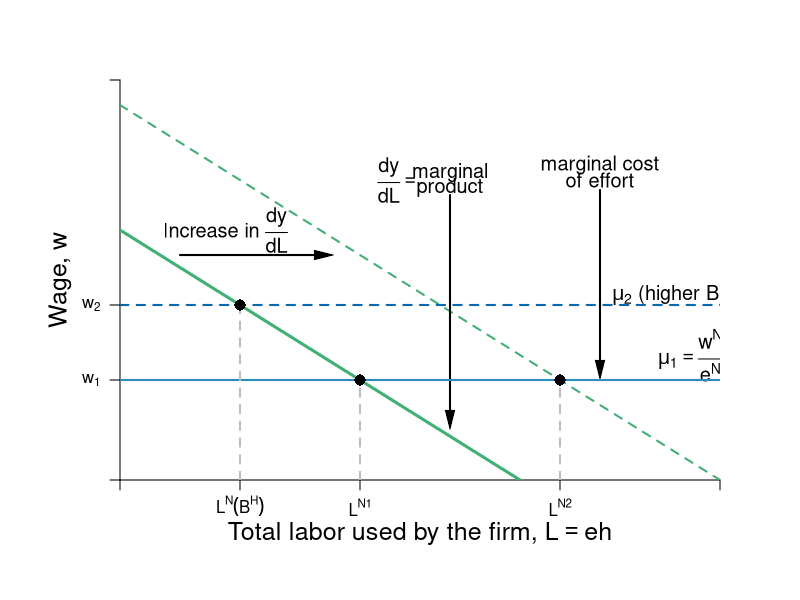

The R source for this figure:
require(shape)
pdf(file = "employment/employment_mrp_effort.pdf", width = 9, height = 7)

#Set parameters for graphics
axislabelsize <- 1.5
labelsize <- 1.2
graphlinewidth <- 3
segmentlinewidth <- 2

COL <- c("#7fc97f", "#beaed4", "#fdc086", "#ffff99", "#386cb0", "#f0027f", "#bf5b17", "#666666")
COLA <- c("#e0f3db", "#99d8c9","#66c2a4","#41ae76", "#238b45", "#005824")
COLB <- c("#c6dbef", "#4eb3d3", "#2b8cbe", "#0868ac","#084081")
COLC <- c("#fcfbfd", "#efedf5", "#dadaeb", "#bcbddc", "#9e9ac8", "#807dba", "#6a51a3", "#54278f", "#3f007d")

par(mar =  c(6, 6, 4, 4))

mrpL <- function(l, pmax = 20, s = 0.75) {
  pmax - s*l
}


xlims <- c(0, 20)
ylims <- c(0, 16)

npts <- 501 
x <- seq(xlims[1], xlims[2], length.out = npts)
y <- seq(ylims[1], ylims[2], length.out = npts) 
a <- c(46.08, 55, 64)
b <- c(46.08, 55, 64)

plot(0, 0, xlim = xlims, ylim = ylims, type = "n",
     xlab = expression(paste("")),
     ylab = expression(paste("")), 
     xaxt = "n", 
     yaxt = "n", 
     cex.lab = axislabelsize, 
     bty = "n",
     xaxs="i", 
     yaxs="i")

# ticksy <- seq(from = 0, to = ylims[2], by = 2)
# ylabels <- seq(from = 0, to = ylims[2], by = 2)
# ticksx <- seq(from = 0, to = xlims[2], by = 2)
# xlabels <- seq(from = 0, to = xlims[2], by = 2)
ticksy <- c(0, 4, 7, ylims[2])
ylabels <- c(NA, expression(paste(w[1])), expression(paste(w[2])), NA)
ticksx <- c(0, (10-7)/0.75, (10-4)/0.75, (15-4)/0.75, xlims[2])
xlabels <- c(NA, expression(paste(L^N*(B^H))), expression(paste(L^{N1})), expression(paste(L^{N2})), NA)

axis(1, at = ticksx, pos = 0, labels = xlabels)
axis(2, at = ticksy, pos = 0, labels = ylabels, las = 1)

npts <- 500 
xx1 <- seq(xlims[1], xlims[2], length.out = npts)

#Lines for mrs graph
lines(xx1, mrpL(xx1, pmax = 10), col = COLA[4], lwd = graphlinewidth)
lines(xx1, mrpL(xx1, pmax = 15), col = COLA[4], lty = 2, lwd = segmentlinewidth)

#Label axes
mtext(expression(paste("Total labor used by the firm, ", L == eh)), side=1, line = 2.5, cex = axislabelsize)
text(-2, 0.5*ylims[2], expression(paste("Wage, ", w)), xpd = TRUE, cex = axislabelsize, srt = 90) 


#Arrows(18, 4, 18, 6.5, col = "black", lty = 1, code = 2, lwd = 2, arr.type = "triangle", arr.lwd = 0.5)
#text(16, 5.75, expression(paste("Change in ", mu)), cex = labelsize)


text(18.3, 7.4, expression(paste(mu[2], " (higher B)")), cex = labelsize)
text(19, 5, expression(paste(mu[1] == frac(w^N,e^N))), cex = labelsize)
text(16, 12.6, expression(paste("marginal cost")), cex = labelsize)
text(16, 12, expression(paste("of effort")), cex = labelsize)
Arrows(16, 11.6, 16, 4.4, col = "black", lty = 1, code = 2, lwd = 2, arr.type = "triangle", arr.lwd = 0.5)

Arrows(2, 9, 6.8, 9, col = "black", lty = 1, code = 2, lwd = 2, arr.type = "triangle", arr.lwd = 0.5)
text(3.5, 10, expression(paste("Increase in ", frac(dy, dL))), cex = labelsize)

text(9.3, 12, expression(paste(frac(dy, dL)==phantom())), cex = labelsize)
text(11, 12.3, expression(paste("marginal")), cex = labelsize)
text(11, 11.7, expression(paste("product")), cex = labelsize)
Arrows(11, 11.4, 11, 2.4, col = "black", lty = 1, code = 2, lwd = 2, arr.type = "triangle", arr.lwd = 0.5)

segments(0, 7, xlims[2], 7, lty = 2, col = COLB[4] , lwd = segmentlinewidth)
segments(0, 4, xlims[2], 4, lty = 1, col = COLB[3], lwd = segmentlinewidth)
segments((15-4)/0.75, 0, 11/0.75, 4, lty = 2, col = "gray", lwd = segmentlinewidth)
segments((10-7)/0.75, 0, (10-7)/0.75, 7, lty = 2, col = "gray", lwd = segmentlinewidth)
segments((10-4)/0.75, 0, (10-4)/0.75, 4, lty = 2, col = "gray", lwd = segmentlinewidth)
points((15-4)/0.75, 4, pch = 16, col = "black", cex = 1.5)
points((10-7)/0.75, 7, pch = 16, col = "black", cex = 1.5)
points((10-4)/0.75, 4, pch = 16, col = "black", cex = 1.5)



# text(80, 12.5, expression(paste("Excess Supply at ", p^H)), cex = labelsize)
# 
# Arrows(62, 5.5, 82, 5.5, col = "black", lty = 1, code = 3, lwd = 2, arr.type = "triangle", arr.lwd = 0.5)
# text(72, 4.75, expression(paste("Excess")), cex = labelsize)
# text(72, 3.75, expression(paste("Demand")), cex = labelsize)
# text(72, 2.75, expression(paste("at ", p^L)), cex = labelsize)



#Label Demand
text(118, 3, expression(paste("Opportunity cost'")), cex = labelsize)
text(118, 2, expression(paste("of capital")), cex = labelsize)

dev.off()
